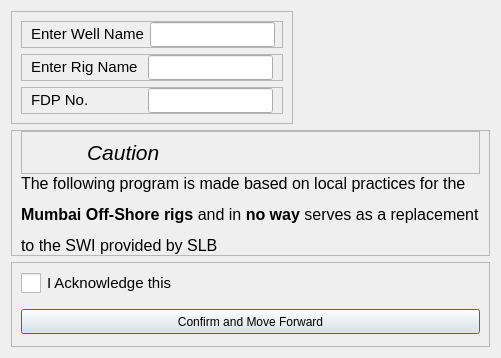
<?xml version="1.0" encoding="UTF-8"?>
<ui version="4.0">
 <class>Dialog</class>
 <widget class="QDialog" name="Dialog">
  <property name="geometry">
   <rect>
    <x>0</x>
    <y>0</y>
    <width>490</width>
    <height>358</height>
   </rect>
  </property>
  <property name="windowTitle">
   <string>Dialog</string>
  </property>
  <layout class="QVBoxLayout" name="verticalLayout_4">
   <item>
    <widget class="QFrame" name="frame_4">
     <property name="sizePolicy">
      <sizepolicy hsizetype="Preferred" vsizetype="Preferred">
       <horstretch>0</horstretch>
       <verstretch>0</verstretch>
      </sizepolicy>
     </property>
     <property name="minimumSize">
      <size>
       <width>282</width>
       <height>113</height>
      </size>
     </property>
     <property name="maximumSize">
      <size>
       <width>282</width>
       <height>113</height>
      </size>
     </property>
     <property name="frameShape">
      <enum>QFrame::Shape::StyledPanel</enum>
     </property>
     <property name="frameShadow">
      <enum>QFrame::Shadow::Raised</enum>
     </property>
     <layout class="QVBoxLayout" name="verticalLayout">
      <item>
       <widget class="QFrame" name="frame">
        <property name="frameShape">
         <enum>QFrame::Shape::StyledPanel</enum>
        </property>
        <property name="frameShadow">
         <enum>QFrame::Shadow::Raised</enum>
        </property>
        <layout class="QHBoxLayout" name="horizontalLayout">
         <property name="topMargin">
          <number>0</number>
         </property>
         <property name="bottomMargin">
          <number>0</number>
         </property>
         <item>
          <widget class="QLabel" name="label_1">
           <property name="text">
            <string>&lt;html&gt;&lt;head/&gt;&lt;body&gt;&lt;p&gt;&lt;span style=&quot; font-size:11pt;&quot;&gt;Enter Well Name&lt;/span&gt;&lt;/p&gt;&lt;/body&gt;&lt;/html&gt;</string>
           </property>
          </widget>
         </item>
         <item>
          <widget class="QLineEdit" name="lineEdit_1">
           <property name="minimumSize">
            <size>
             <width>125</width>
             <height>25</height>
            </size>
           </property>
           <property name="maximumSize">
            <size>
             <width>125</width>
             <height>25</height>
            </size>
           </property>
          </widget>
         </item>
        </layout>
       </widget>
      </item>
      <item>
       <widget class="QFrame" name="frame_2">
        <property name="frameShape">
         <enum>QFrame::Shape::StyledPanel</enum>
        </property>
        <property name="frameShadow">
         <enum>QFrame::Shadow::Raised</enum>
        </property>
        <layout class="QHBoxLayout" name="horizontalLayout_2">
         <property name="topMargin">
          <number>0</number>
         </property>
         <property name="bottomMargin">
          <number>0</number>
         </property>
         <item>
          <widget class="QLabel" name="label_2">
           <property name="text">
            <string>&lt;html&gt;&lt;head/&gt;&lt;body&gt;&lt;p&gt;&lt;span style=&quot; font-size:11pt;&quot;&gt;Enter Rig Name&lt;/span&gt;&lt;/p&gt;&lt;/body&gt;&lt;/html&gt;</string>
           </property>
          </widget>
         </item>
         <item>
          <widget class="QLineEdit" name="lineEdit_2">
           <property name="minimumSize">
            <size>
             <width>125</width>
             <height>25</height>
            </size>
           </property>
           <property name="maximumSize">
            <size>
             <width>125</width>
             <height>25</height>
            </size>
           </property>
          </widget>
         </item>
        </layout>
       </widget>
      </item>
      <item>
       <widget class="QFrame" name="frame_3">
        <property name="frameShape">
         <enum>QFrame::Shape::StyledPanel</enum>
        </property>
        <property name="frameShadow">
         <enum>QFrame::Shadow::Raised</enum>
        </property>
        <layout class="QHBoxLayout" name="horizontalLayout_3">
         <property name="topMargin">
          <number>0</number>
         </property>
         <property name="bottomMargin">
          <number>0</number>
         </property>
         <item>
          <widget class="QLabel" name="label_3">
           <property name="text">
            <string>&lt;html&gt;&lt;head/&gt;&lt;body&gt;&lt;p&gt;&lt;span style=&quot; font-size:11pt;&quot;&gt;FDP No.&lt;/span&gt;&lt;/p&gt;&lt;/body&gt;&lt;/html&gt;</string>
           </property>
          </widget>
         </item>
         <item>
          <widget class="QLineEdit" name="lineEdit_3">
           <property name="minimumSize">
            <size>
             <width>125</width>
             <height>25</height>
            </size>
           </property>
           <property name="maximumSize">
            <size>
             <width>125</width>
             <height>25</height>
            </size>
           </property>
          </widget>
         </item>
        </layout>
       </widget>
      </item>
     </layout>
    </widget>
   </item>
   <item>
    <widget class="QFrame" name="frame_5">
     <property name="frameShape">
      <enum>QFrame::Shape::StyledPanel</enum>
     </property>
     <property name="frameShadow">
      <enum>QFrame::Shadow::Raised</enum>
     </property>
     <layout class="QVBoxLayout" name="verticalLayout_2" stretch="0,0">
      <property name="spacing">
       <number>0</number>
      </property>
      <property name="topMargin">
       <number>0</number>
      </property>
      <property name="bottomMargin">
       <number>0</number>
      </property>
      <item>
       <widget class="QFrame" name="frame_6">
        <property name="frameShape">
         <enum>QFrame::Shape::StyledPanel</enum>
        </property>
        <property name="frameShadow">
         <enum>QFrame::Shadow::Raised</enum>
        </property>
        <layout class="QHBoxLayout" name="horizontalLayout_4">
         <property name="spacing">
          <number>15</number>
         </property>
         <property name="topMargin">
          <number>0</number>
         </property>
         <property name="bottomMargin">
          <number>0</number>
         </property>
         <item>
          <widget class="QLabel" name="label_4">
           <property name="minimumSize">
            <size>
             <width>41</width>
             <height>41</height>
            </size>
           </property>
           <property name="maximumSize">
            <size>
             <width>41</width>
             <height>41</height>
            </size>
           </property>
           <property name="text">
            <string/>
           </property>
           <property name="pixmap">
            <pixmap resource="../Images.qrc">:/Icons/Icons/risk-icon.png</pixmap>
           </property>
           <property name="scaledContents">
            <bool>true</bool>
           </property>
          </widget>
         </item>
         <item>
          <widget class="QLabel" name="label_5">
           <property name="text">
            <string>&lt;html&gt;&lt;head/&gt;&lt;body&gt;&lt;p&gt;&lt;span style=&quot; font-size:16pt; font-style:italic;&quot;&gt;Caution&lt;/span&gt;&lt;/p&gt;&lt;/body&gt;&lt;/html&gt;</string>
           </property>
          </widget>
         </item>
        </layout>
       </widget>
      </item>
      <item>
       <widget class="QLabel" name="label_6">
        <property name="text">
         <string>&lt;html&gt;&lt;head/&gt;&lt;body&gt;&lt;p&gt;&lt;span style=&quot; font-size:12pt;&quot;&gt;The following program is made based on local practices for the&lt;/span&gt;&lt;/p&gt;&lt;p&gt;&lt;span style=&quot; font-size:12pt;&quot;/&gt;&lt;span style=&quot; font-size:12pt; font-weight:700;&quot;&gt;Mumbai Off-Shore rigs &lt;/span&gt;&lt;span style=&quot; font-size:12pt;&quot;&gt;and in &lt;/span&gt;&lt;span style=&quot; font-size:12pt; font-weight:700;&quot;&gt;no way &lt;/span&gt;&lt;span style=&quot; font-size:12pt;&quot;&gt;serves as a replacement&lt;/span&gt;&lt;/p&gt;&lt;p&gt;&lt;span style=&quot; font-size:12pt;&quot;&gt; to the SWI provided by SLB&lt;/span&gt;&lt;/p&gt;&lt;/body&gt;&lt;/html&gt;</string>
        </property>
       </widget>
      </item>
     </layout>
    </widget>
   </item>
   <item>
    <widget class="QFrame" name="frame_7">
     <property name="frameShape">
      <enum>QFrame::Shape::StyledPanel</enum>
     </property>
     <property name="frameShadow">
      <enum>QFrame::Shadow::Raised</enum>
     </property>
     <layout class="QVBoxLayout" name="verticalLayout_3">
      <property name="spacing">
       <number>15</number>
      </property>
      <item>
       <widget class="QCheckBox" name="checkBox_1">
        <property name="enabled">
         <bool>true</bool>
        </property>
        <property name="styleSheet">
         <string notr="true">QCheckBox {
    font-size: 15px; /* Larger text */
}
QCheckBox::indicator {
    width: 20px; /* Larger checkbox square */
    height: 20px; /* Larger checkbox square */
}</string>
        </property>
        <property name="text">
         <string>I Acknowledge this</string>
        </property>
       </widget>
      </item>
      <item>
       <widget class="QPushButton" name="pushButton_1">
        <property name="minimumSize">
         <size>
          <width>0</width>
          <height>25</height>
         </size>
        </property>
        <property name="maximumSize">
         <size>
          <width>1000</width>
          <height>25</height>
         </size>
        </property>
        <property name="text">
         <string>Confirm and Move Forward</string>
        </property>
       </widget>
      </item>
     </layout>
    </widget>
   </item>
  </layout>
 </widget>
 <resources>
  <include location="../Images.qrc"/>
 </resources>
 <connections/>
</ui>
